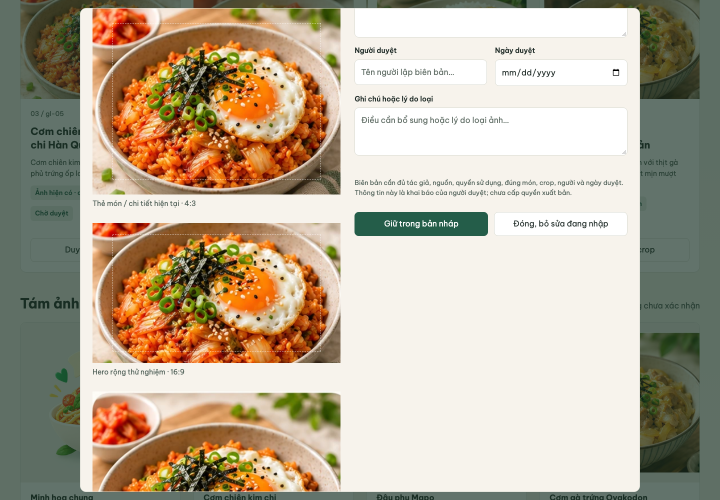
#> input picture docs/ui-rebuild/round-13/evidence/supplemental-import-cap/crop-original-1440.png, 1440 x 1000 px, found by its file name (shown at 1/2 size)
$ python contact-sheet.py
#> lines starting #> are read from the running program, lines starting #| are printed output that depends on the picture
from pathlib import Path
from PIL import Image, ImageDraw
root=Path('.artifacts/ui13')
sources=[
 ('Desktop - original/crop comparison',root/'supplemental-import-cap/crop-original-1440.png'),
 ('Desktop - permitted current photos',root/'supplemental-import-cap/mixed-photo-review-1440.png'),
 ('Mobile - photo cards',root/'supplemental-import-cap/mixed-photo-review-390.png'),
 ('320px - computed text x2',root/'browser-import-cap/board-320-text2.png'),
]
sheet=Image.new('RGB',(1600,1190),'#f6f3eb');draw=ImageDraw.Draw(sheet)
#> after `sheet = Image.new('RGB', (1600, 1190), '#f6f3eb')`:
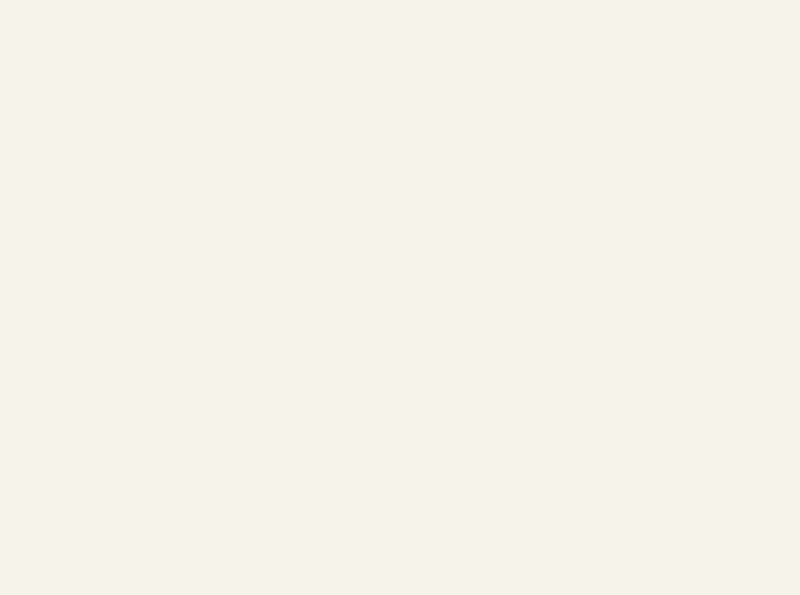
#> sheet: PIL image 1600x1190 RGB (shown at 1/2 size); mean R, G, B 246, 243, 235
for i,(label,p) in enumerate(sources):
 im=Image.open(p).convert('RGB');im.thumbnail((770,535))
#> further down, im is the input picture: PIL image 1440x1000 RGB; mean R, G, B 186.3, 173.2, 152.6
#> after `im.thumbnail((770, 535))`:
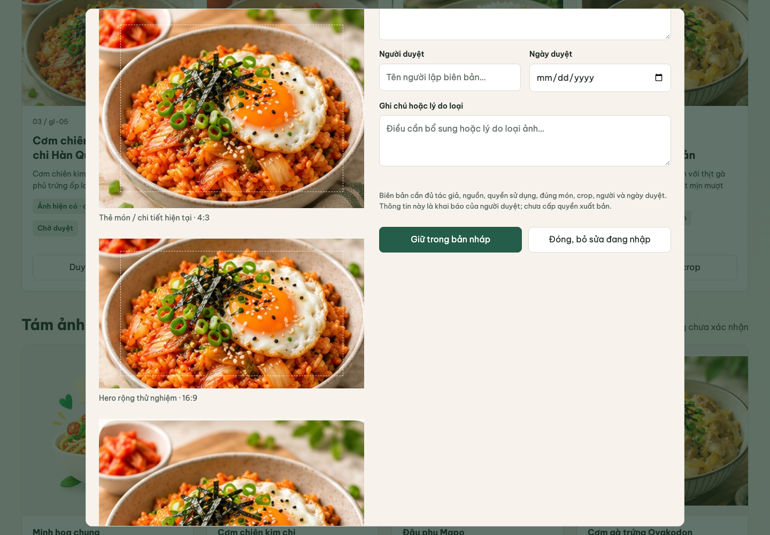
#> im: PIL image 770x535 RGB; mean R, G, B 186.3, 173.2, 152.5
 x=15+(i%2)*800;y=45+(i//2)*580
 draw.text((x,y-26),label,fill='#173f34');sheet.paste(im,(x,y))
#> after `sheet.paste(im, (x, y))`:
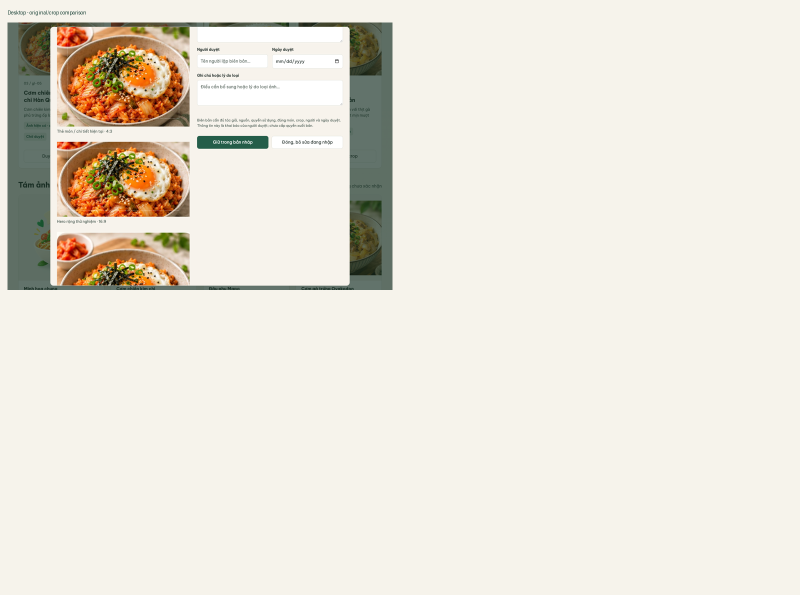
#> sheet: PIL image 1600x1190 RGB (shown at 1/2 size); mean R, G, B 233, 227.9, 217.1
#> pass 2 of the loop `for i,(label,p) in enumerate(sources):`:
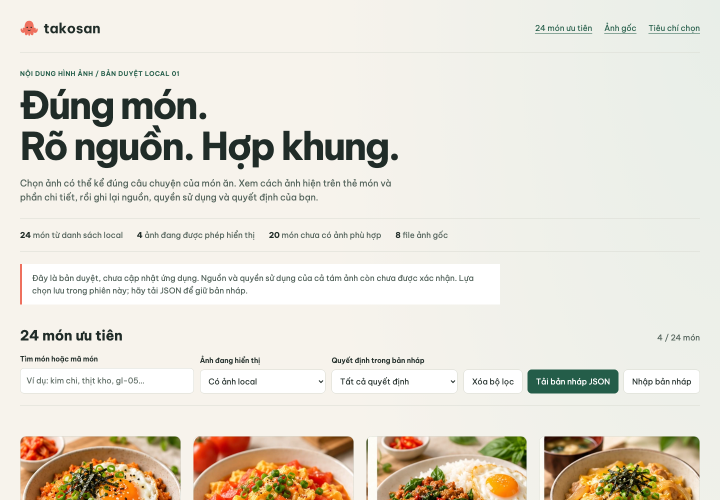
#> input picture docs/ui-rebuild/round-13/evidence/supplemental-import-cap/mixed-photo-review-1440.png, 1440 x 1000 px, found by its file name (shown at 1/2 size)
#> im is the input picture: PIL image 1440x1000 RGB; mean R, G, B 228.7, 223.6, 212.5
#> `im.thumbnail((770, 535))`:
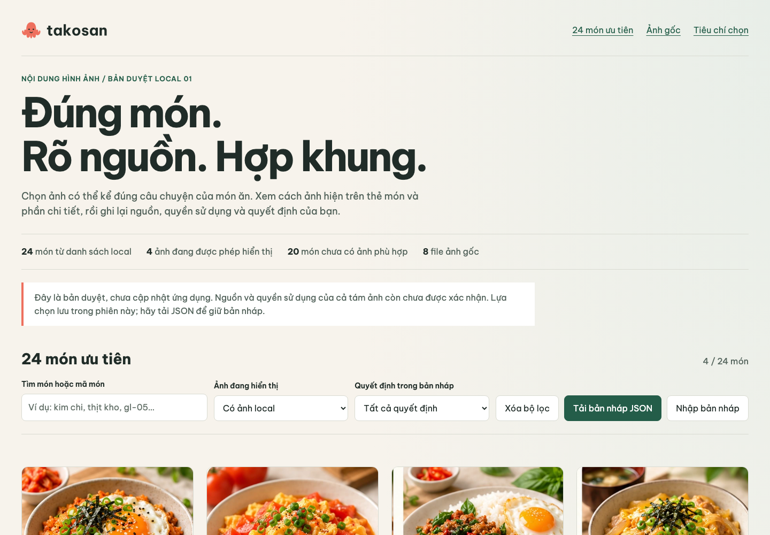
#> im: PIL image 770x535 RGB; mean R, G, B 228.7, 223.6, 212.5
#> `sheet.paste(im, (x, y))`:
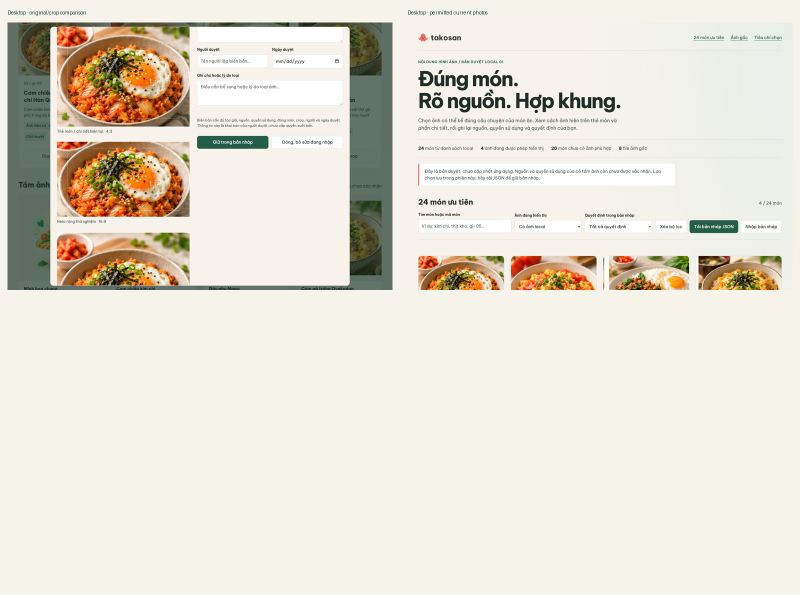
#> sheet: PIL image 1600x1190 RGB (shown at 1/2 size); mean R, G, B 229.3, 223.6, 212.2
#> pass 3 of the loop `for i,(label,p) in enumerate(sources):`:
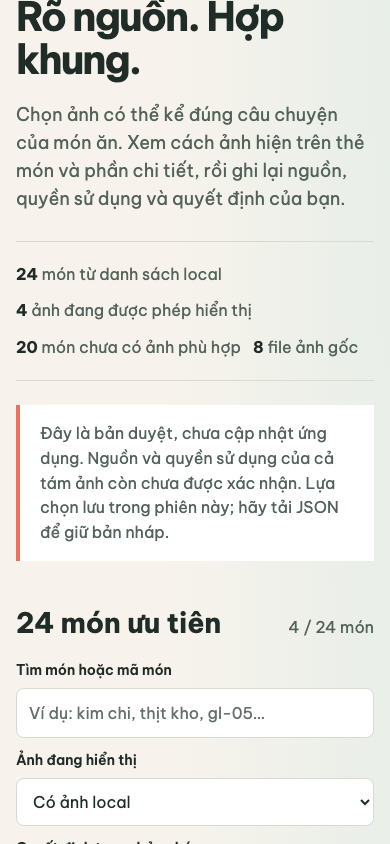
#> input picture docs/ui-rebuild/round-13/evidence/supplemental-import-cap/mixed-photo-review-390.png, 390 x 844 px, found by its file name
#> im is the input picture: PIL image 390x844 RGB; mean R, G, B 231.9, 232, 227
#> `im.thumbnail((770, 535))`:
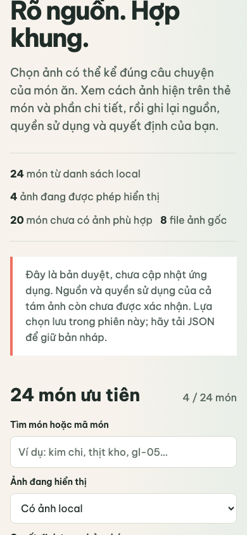
#> im: PIL image 247x535 RGB; mean R, G, B 231.8, 231.9, 226.9
#> `sheet.paste(im, (x, y))`:
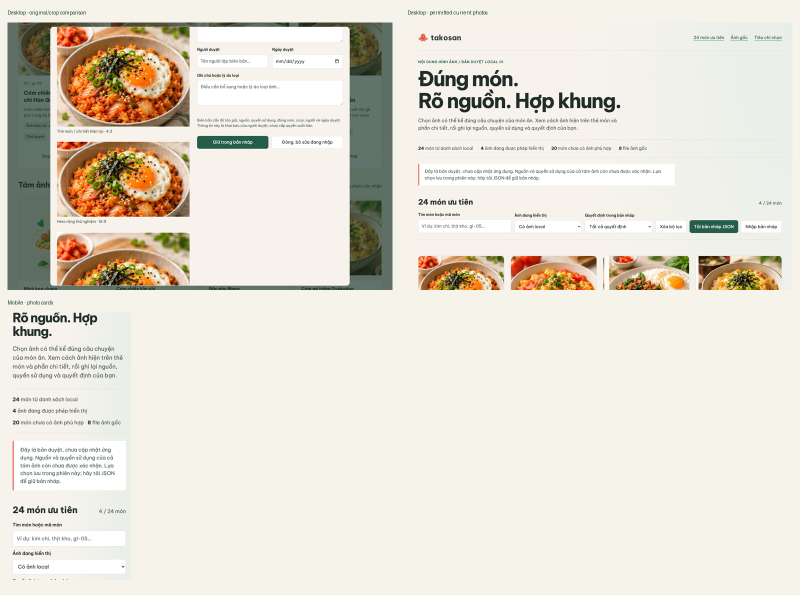
#> sheet: PIL image 1600x1190 RGB (shown at 1/2 size); mean R, G, B 228.2, 222.8, 211.6
#> the loop made 4 passes; the first 3 are shown
sheet.save(root/'contact-sheet.png')
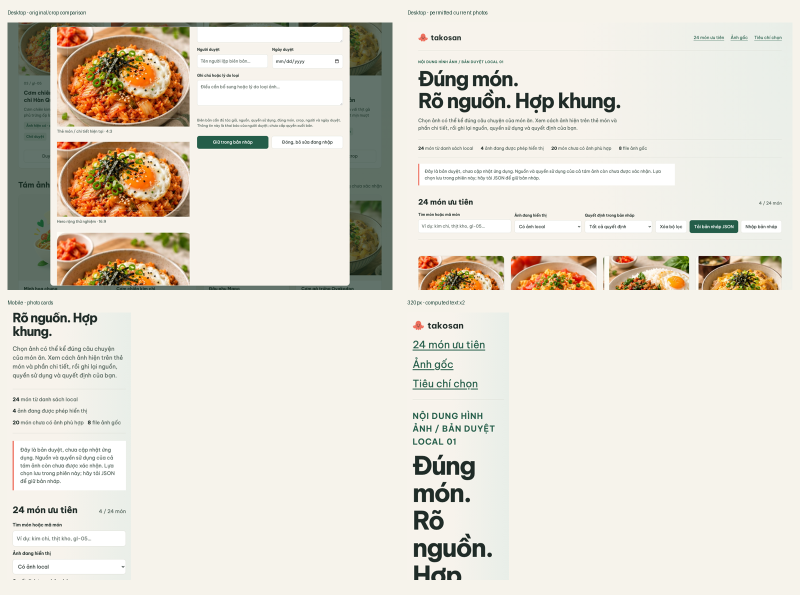
#> saved as contact-sheet.png: PIL image 1600x1190 RGB (shown at 1/2 size); mean R, G, B 226.4, 221.3, 210.1
print('PASS contact sheet: four accepted screenshots; scaled only for comparison')
